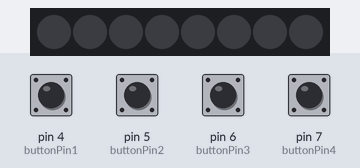
Bench run of a sketch on a simulated Arduino Leonardo, built with avr-gcc and run on an emulated ATmega32U4. On the bench: 8 RGB LEDs in strip order, left to right. Inputs (shaded band) come from the test bench; at power-on: pin 4 (buttonPin1), pin 5 (buttonPin2), pin 6 (buttonPin3), pin 7 (buttonPin4) HIGH. Dim RGB values are drawn brighter than linear; USB keyboard and mouse output is not drawn.

Above: at 2.9 s.
3.0 s: pin 7 (buttonPin4) pulled LOW for 0.15 s
At 4.5 s:
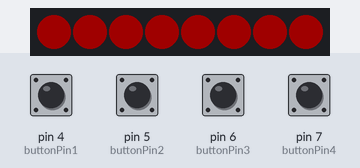
7.1 s: pin 7 (buttonPin4) pulled LOW for 1 s
At 8.8 s:
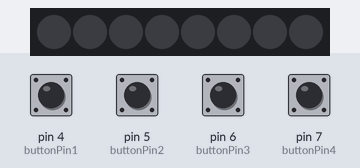
Timing chart, 0 to 10.3 s (numbered marks = the images above; inputs shaded):
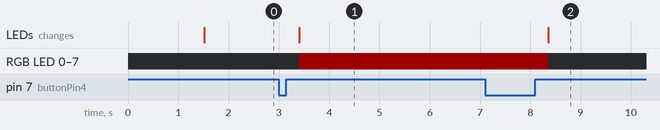

The sketch:

3_media_keys_1_custom_key.ino
```cpp
/*
  Jonas

  Arduino Media Keys
  Version V0.8.1
  10/12/2023

  Dependencies:
  - HID-Project by NicoHood Version 2.8.4 or above
    -- can be found in Arduino Lirary Manager
    -- or: https://github.com/NicoHood/HID

  - FastLED
  - Bounce2

  Reference:
  The Reference links below is where the info to getting the project to work comes from
   @see https://uboopenfactory.univ-brest.fr/Les-Labs/MusicLab/Projets/Arduino-Media-Keys
  - most code comes from here.
  @see https://github.com/NicoHood/HID/wiki
  @see https://www.arduino.cc/reference/en/language/functions/usb/keyboard/
  @see https://www.stefanjones.ca/blog/arduino-leonardo-remote-multimedia-keys/
  @see https://arduino.stackexchange.com/questions/8934/send-keyboard-media-keys-with-keyboard-library
  @see http://www.freebsddiary.org/APC/usb_hid_usages.php
  - list of hid codes for further use or differt use case
  @see https://www.instructables.com/id/USB-Volume-Control-and-Caps-Lock-LED-Simple-Cheap-/
  @see https://docs.arduino.cc/hacking/software/LibraryTutorial

  double press solutin based on:
  MULTI-CLICK:  One Button, Multiple Events Based on "https://jmsarduino.blogspot.com/2009/10/4-way-button-click-double-click-hold.html"

*/


/*
  ///       V0.8 - done
      use #include <Bounce2.h> for better double  press
      https://arduino.stackexchange.com/questions/69897/detecting-how-many-button-pressessingle-tap-double-tap-etc-with-two-simultane

      ensure / add support for auto change beween linux and windows.

  ///       V0.8.1 - done
      * Replaced Bounce2.h as  double  press handler using :
        MULTI-CLICK:  One Button, Multiple Events Based on "https://jmsarduino.blogspot.com/2009/10/4-way-button-click-double-click-hold.html"

      *  Moved  Button code to lib : Button.h
      * started on V0.9.0 base classes for loading confs

  ///       TODO FOR V0.9.0
      change over to load key map file - maybejson
      read json AND  read it from pc program or some nice wayy that needs no reflash :
      https://forum.arduino.cc/t/writing-to-flash-from-application-please-test-and-enjoy/320295
      https://arduinoplusplus.wordpress.com/2019/04/02/persisting-application-parameters-in-eeprom/
      https://arduinojson.org/v6/how-to/store-a-json-document-in-eeprom/
      https://arduinojson.org/
      https://arduinojson.org/v6/how-to/reduce-memory-usage/

  ///        TODO goals for v1.0.0
        add serial support between arduione and esp to send keypress or recives keypress
      - reason this is to add support for esp or raspberry zero with screen that shows media status.
      - if zero is used then a webpage can be used. show and pull data from there. do browser in terminal to save resources, and make it host is own webpages that is displayed
      - if esp is used thne look in to building ui that where some part is static and and only progress bar moves https://forum.arduino.cc/t/tft-touch-reaching-high-refresh-rate-cost-effectively/595823/6
        and rest of sreen updates only on new song changed (this not for first version, first version shows the name of the song played  )
        https://www.youtube.com/watch?v=rq5yPJbX_uk
        https://www.esp8266.com/viewtopic.php?f=32&t=16366


*/


/// look up hid projekt to see Languages  or see AlternateLanguageLayout.ino from hid project for example
#define HID_CUSTOM_LAYOUT  // set this flag to indicate that a custom layout is selected
#define LAYOUT_DANISH      // set this flag after the above flag to indicate the custom input method is DANISH

/// include the HID library
#include "HID-Project.h"
#include "FastLED.h"
#include "Bounce2.h"

/// @todo add defin things to struct and load from json


//------------------------------ rgb ------------------------------
#define DATA_PIN 9
//#define CLK_PIN 4
#define LED_TYPE WS2811
#define COLOR_ORDER GRB
#define NUM_LEDS 8
#define BRIGHTNESS 32

/// @todo maybe move beacause of loading order of data and info from config
CRGB leds[NUM_LEDS];

int rgbState = 1;
int lastrgbState = 0;

/// ------------------------------ Buttons press vars ------------------------------
/// press var's for determening a press or double press
const int holdTime = 1000;
const unsigned long lastSwitchTime = 0;
const long DCgap = 250;   // 150 //230   // time for captureing a double press
const int debounce = 20;  // 50 //20 // 35
const byte BUTTON_DEBOUNCE_INTERVAL = 25;

const byte buttonPin1 = 4;  // key 1 backButton
const byte buttonPin2 = 5;  // key 2 playButton
const byte buttonPin3 = 6;  // key 3 fwdButton
const byte buttonPin4 = 7;  // key 4 customButton F16/F19

const uint8_t buttonPin1Action = MEDIA_PREVIOUS;
const uint8_t buttonPin2Action = MEDIA_PLAY_PAUSE;
const uint8_t buttonPin3Action = MEDIA_NEXT;
const uint8_t buttonPin4Action1 = KEY_F19;
const uint8_t buttonPin4Action2 = KEY_F16;

/// ------------------------------ DEBUG ------------------------------
/// Determs if Serial.print is enabled
const bool debugState = false;

void isDebugTruePrintToSerial(String temp) {
  if (debugState) {
    Serial.println(temp);
  }
}

/// ------------------------------ Dataconf ------------------------------
/// Struct to hold the general config like colours.
struct Config {
  char layout;
  uint16_t datapin;
  char ledtype;
  char colororder;
  uint16_t nleds;
  uint16_t brightness;
  uint8_t debounce;  // ms debounce period to prevent flickering when pressing or releasing the button
  uint8_t holdTime;  // ms hold period: how long to wait for press+hold event
  uint8_t DCgap;     // max ms between clicks for a double click event
  uint8_t attempts;
  uint16_t attemptdelay;
};

///--------- Internal references ------------
/// (this needs to be below all structs etc..) this may needed to be loaded after struct
/// #include "configLoad.h"
#include "Button.h"

/// -------------- Start Button  ----------------------
/// Bounce2.h lib setup
Bounce button1Debouncer = Bounce();
Bounce button2Debouncer = Bounce();
Bounce button3Debouncer = Bounce();

/// Button.h lib setup
Button Button1(buttonPin1, debugState);
Button Button2(buttonPin2, debugState);
Button Button3(buttonPin3, debugState);
Button Button4(buttonPin4, debugState);

// -------------- Start filesystem ----------------------

// if (!FILESYSTEM.begin())
//{
//   Serial.println("[ERROR]: SPIFFS initialisation failed!");
//   drawErrorMessage("Failed to init SPIFFS! Did you upload the data folder?");
//   while (1)
//     yield(); // We stop here
// }
// Serial.println("[INFO]: SPIFFS initialised.");
//
//// Check for free space
//
// Serial.print("[INFO]: Free Space: ");
// Serial.println(SPIFFS.totalBytes() - SPIFFS.usedBytes());

//------------------ Load Config ----------------------------------------------

// Serial.println("[INFO]: Loading Config");
// if (!configLoad())
//{
//   Serial.println("[WARNING]: Failed to load config!");
// }
// else
//{
//   Serial.println("[INFO]: Config Loaded");
// }

//------------------ Functions ----------------------------------------------


/// @todo
/// n = how many leds need be turned on, is used as a array this enables to not turn all the leds.
/// state = used for turning the leds on and of as a toggle
void turnOnRGBByState(int cRed, int cGreen, int cBlue, bool state, int ledIndex) {
  if (ledIndex < 0 || ledIndex >= NUM_LEDS) {
    isDebugTruePrintToSerial("ledIndex out of range");
    return;  // Handle out-of-range index
  }

  switch (state) {
    case 0:  // Turn on LEDs with the specified color
      FastLED.clear();
      for (int i = 0; i < NUM_LEDS; i++) {
        leds[ledIndex + i] = CRGB(cRed, cGreen, cBlue);
      }
      FastLED.show();

      /// Update state variables
      lastrgbState = 0;
      rgbState = 0;
      break;

    case 1:  // Turn off LEDs
      FastLED.clear();
      FastLED.show();

      /// Update state variables
      lastrgbState = 0;
      rgbState = 0;
      break;
  }
}

/// Handles the button press events from Button::CheckButtonEvent() where:
/// Click = 1, Double-Click = 2, Hold = 3, Long Hold = 4
/// takes two KeyboardKeycode as argument from HID-Project.h for single press and double press for the button that is pressed
void pressEventHandler(int event, KeyboardKeycode key, KeyboardKeycode key2) {
  switch (event) {
    case 1:
      clickEvent();
      isDebugTruePrintToSerial("single press");
      Keyboard.write(key);
      switch (rgbState) {
        case 0:
          isDebugTruePrintToSerial("case 0");
          turnOnRGBByState(0, 0, 0, lastrgbState, 0);
          rgbState = 1;
          break;
        case 1:
          isDebugTruePrintToSerial("case 1");
          turnOnRGBByState(255, 0, 0, lastrgbState, 0);
          rgbState = 0;
          break;
      }
      break;
    case 2:
      doublePress(key2);
      doubleClickEvent();
      break;
    case 3:
      holdEvent();
      break;
    case 4:
      longHoldEvent();
      break;
    default:
      break;
  }
}

/// Double press handler, called from pressEventHandler() can be used for other things, takes a KeyboardKeycode as argument from HID-Project.h
void doublePress(KeyboardKeycode key) {
  isDebugTruePrintToSerial("double press");
  Keyboard.write(key);  // Action to be performed on double press
  turnOnRGBByState(0, 0, 250, lastrgbState, 0);
}

/// Initializes buttons and debouncers for setup.
void setupButtons() {
  /// Define the pin mode for each pin used
  pinMode(buttonPin1, INPUT_PULLUP);
  pinMode(buttonPin2, INPUT_PULLUP);
  pinMode(buttonPin3, INPUT_PULLUP);
  pinMode(buttonPin4, INPUT_PULLUP);

  ///& BUTTON Setup for Bounce2
  button1Debouncer.attach(buttonPin1);
  button2Debouncer.attach(buttonPin2);
  button3Debouncer.attach(buttonPin3);

  /// DEBOUNCE INTERVAL IN MILLISECONDS
  button1Debouncer.interval(BUTTON_DEBOUNCE_INTERVAL);
  button2Debouncer.interval(BUTTON_DEBOUNCE_INTERVAL);
  button3Debouncer.interval(BUTTON_DEBOUNCE_INTERVAL);
}

void setup() {
  Serial.begin(115200);
  /// Delay for recovery
  delay(20);

  /// Encapsulated buttons and debouncers basic setup
  setupButtons();

  /// Begin HID connection
  Keyboard.begin();
  Consumer.begin();

  /// 1.5 second delay for recovery and HID connection is sometime unstable at start, this limits it to less. But may not be needed.
  delay(1500);

  /// Tell FastLED about the LED strip configuration
  FastLED.addLeds<LED_TYPE, DATA_PIN, COLOR_ORDER>(leds, NUM_LEDS)
    .setCorrection(TypicalLEDStrip)
    .setDither(BRIGHTNESS < 255);


  FastLED.setBrightness(BRIGHTNESS);  // set master brightness control
  for (int dot = 0; dot < NUM_LEDS - 1; dot++) {
    FastLED.show();
    leds[dot] = CRGB::Black;  // clear this led for the next time around the loop
    delay(30);
  }
}

void loop() {
  /// Calls the Update function as fast as possible.
  Button1.Update();
  Button2.Update();
  Button3.Update();
  Button4.Update();

  /// Button 1 pressed.
  if (button1Debouncer.update()) {
    if (button1Debouncer.fell())  // key is pressed down
    {
      Consumer.write(buttonPin1Action);  // send HID command
      isDebugTruePrintToSerial("Back");

      /// Check if button 1 and 2 pressed together
      if (digitalRead(buttonPin2) == 0) {
        Button1.IncrementCounter();
      }
    }
  }

  /// Button 2 pressed.
  if (button2Debouncer.update()) {
    if (button2Debouncer.fell())  // key is pressed down
    {
      Consumer.write(buttonPin2Action);  // send HID command
      isDebugTruePrintToSerial("Play/Pause");
      /// Check if button 1 and 2 pressed together
      if (digitalRead(buttonPin1) == 0) {
        Button1.IncrementCounter(Button2);
      }
    }
  }

  /// Button 3 pressed.
  if (button3Debouncer.update()) {
    if (button3Debouncer.fell())  // key is pressed down
    {
      /// Check if button 3 and 4 pressed together
      if (digitalRead(buttonPin4) == 0) {
        Button3.IncrementCounter();
      } else {
        Consumer.write(buttonPin3Action);  // send HID command
        isDebugTruePrintToSerial("Next");
      }
    }
  }

  int b = Button4.CheckButtonEvent();
  pressEventHandler(b, buttonPin4Action1, buttonPin4Action2);  // this is only for button 4
}

/// @todo this part of prep for v0.9.0
/// Events to trigger -- TODO this has to be generict so configlod fits into these events where a button returns event int and then conf can be read an executed

void clickEvent() {
  isDebugTruePrintToSerial("clickEvent");
}
void doubleClickEvent() {
  isDebugTruePrintToSerial("doubleClickEvent");
}
void holdEvent() {
  isDebugTruePrintToSerial("holdEvent");
}
void longHoldEvent() {
  isDebugTruePrintToSerial("longHoldEvent");
}
```

Button.cpp
```cpp
// Button.cpp
#include "Arduino.h"
#include "Button.h"

Button::Button(byte buttonPin)
  : m_buttonPin(buttonPin),
    m_counter(0),
    m_buttonPressTimeout(750),
    m_previousMillis(0),
    debugState(false),
    debounce(20),
    DCgap(250),
    holdTime(1000),
    longHoldTime(3000),
    buttonVal(HIGH),
    buttonLast(HIGH),
    DCwaiting(false),
    DConUp(false),
    singleOK(true),
    downTime(-1),
    upTime(-1),
    ignoreUp(false),
    waitForUp(false),
    holdEventPast(false),
    longHoldEventPast(false) {
}

Button::Button(byte buttonPin, bool debugState)
  : m_buttonPin(buttonPin),
    m_counter(0),
    m_buttonPressTimeout(750),
    m_previousMillis(0),
    debugState(debugState),
    debounce(20),
    DCgap(250),
    holdTime(1000),
    longHoldTime(3000),
    buttonVal(HIGH),
    buttonLast(HIGH),
    DCwaiting(false),
    DConUp(false),
    singleOK(true),
    downTime(-1),
    upTime(-1),
    ignoreUp(false),
    waitForUp(false),
    holdEventPast(false),
    longHoldEventPast(false) {
}


// Ctor with Custom Button timing variables
Button::Button(byte buttonPin, int debounce, int DCgap, int holdTime, int longHoldTime, bool debugState)
  : m_buttonPin(buttonPin),
    m_counter(0),
    m_buttonPressTimeout(750),
    m_previousMillis(0),
    debugState(debugState),
    debounce(debounce),
    DCgap(DCgap),
    holdTime(holdTime),
    longHoldTime(longHoldTime),
    buttonVal(HIGH),
    buttonLast(HIGH),
    DCwaiting(false),
    DConUp(false),
    singleOK(true),
    downTime(-1),
    upTime(-1),
    ignoreUp(false),
    waitForUp(false),
    holdEventPast(false),
    longHoldEventPast(false) {
}

void Button::Update() {
  if (m_counter > 0 && millis() - m_previousMillis >= m_buttonPressTimeout) {
    Serial.print("Count from Update() just before it's reset to 0 = ");
    Serial.println(GetCounter());
    m_counter = 0;
  }
}


void Button::IncrementCounter() {
  m_counter++;
  if (m_counter > 4) {
    m_counter = 4;
  }
  if (m_counter == 1) {
    m_previousMillis = millis();
  }
}

// friend void void Button::IncrementCounter(Button &);

void Button::IncrementCounter(Button &) {
  IncrementCounter();
}

byte Button::GetCounter() {
  return m_counter;
}

void Button::isDebugTruePrintToSerial(String temp) {
  if (debugState) {
    Serial.println(temp);
  }
}

// CheckButtonEvent Function
// This function checks the state of the button and determines the type of button event.
// It supports Click, Double-Click, Hold, and Long Hold based on the 4-Way Button concept.
//  It returns  Click = 1, Double-Click = 2, Hold = 3, Long Hold = 4
//
//  4-Way Button: Cli ck, Double-Click, Hold, Long Hold - Based on <a href="https://jmsarduino.blogspot.com/2009/10/4-way-button-click-double-click-hold.html ">4-Way Button</a>
int Button::CheckButtonEvent() {
  int event = 0;
  buttonVal = digitalRead(m_buttonPin);

  // Button pressed down
  if (buttonVal == LOW && buttonLast == HIGH && (millis() - upTime) > debounce) {
    isDebugTruePrintToSerial("CheckButtonEvent  pressed " + String(buttonVal));
    downTime = millis();
    ignoreUp = false;
    waitForUp = false;
    singleOK = true;
    holdEventPast = false;
    longHoldEventPast = false;
    if ((millis() - upTime) < DCgap && DConUp == false && DCwaiting == true) DConUp = true;
    else DConUp = false;
    DCwaiting = false;
  }
  // Button released
  else if (buttonVal == HIGH && buttonLast == LOW && (millis() - downTime) > debounce) {
    isDebugTruePrintToSerial("CheckButtonEvent  released ");

    if (not ignoreUp) {
      upTime = millis();
      if (DConUp == false) DCwaiting = true;
      else {
        event = 2;
        DConUp = false;
        DCwaiting = false;
        singleOK = false;
        isDebugTruePrintToSerial("CheckButtonEvent Event: released event 2");
      }
    }
    isDebugTruePrintToSerial("CheckButtonEvent Event:" + String(event));
  }
  // Test for normal click event: DCgap expired
  if (buttonVal == HIGH && (millis() - upTime) >= DCgap && DCwaiting == true && DConUp == false && singleOK == true && event != 2) {
    event = 1;
    DCwaiting = false;
    isDebugTruePrintToSerial("CheckButtonEvent Event: normal");
  }
  // Test for hold
  if (buttonVal == LOW && (millis() - downTime) >= holdTime) {
    // Trigger "normal" hold
    if (not holdEventPast) {
      event = 3;
      waitForUp = true;
      ignoreUp = true;
      DConUp = false;
      DCwaiting = false;
      //downTime = millis();
      holdEventPast = true;
    }
    // Trigger "long" hold
    if ((millis() - downTime) >= longHoldTime) {
      if (not longHoldEventPast) {
        event = 4;
        longHoldEventPast = true;
      }
    }
    isDebugTruePrintToSerial("CheckButtonEvent Event:" + String(event));
  }
  buttonLast = buttonVal;
  return event;
}
```

Source omitted: Button.h (3194 bytes), configLoad.cpp (3163 bytes)

Measured:
- after the input at 3.0 s, RGB LED 0–7: off → RGB(32, 0, 0) after 0.40 s; the LEDs: change after 0.40 s (image 1)
- after the input at 7.1 s, RGB LED 0–7: RGB(32, 0, 0) → off after 1.3 s; the LEDs: change after 1.3 s (image 2)
